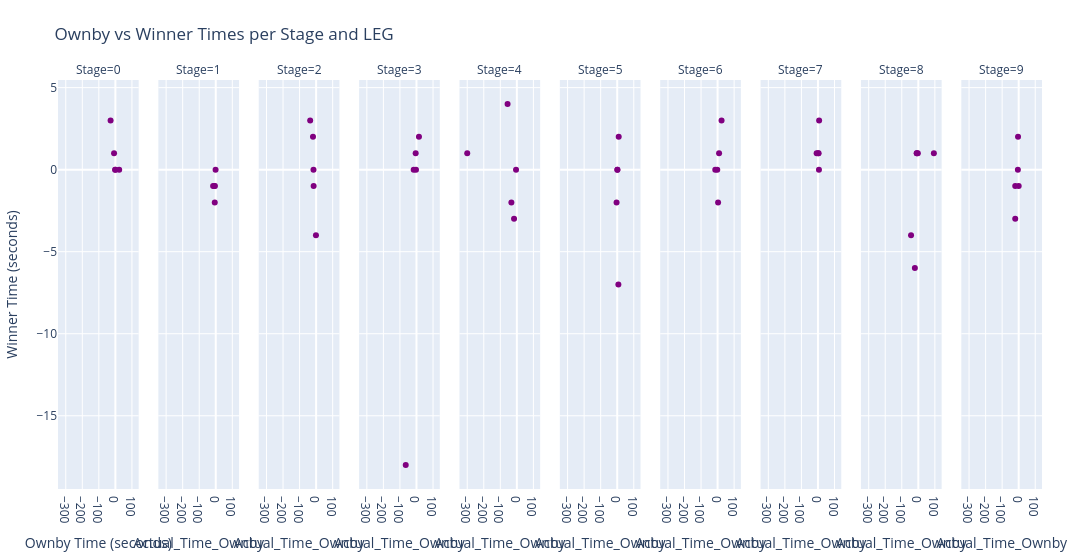

The notebook cell this image was saved under:
### Code cell
# 1️⃣ Extract Ownby times per Stage/Leg

# ownby_times = ownby_times.rename(columns={'Time':'OwnbyTime'})

# 2️⃣ Extract Winner times per Stage/Leg

# winner_times = winner_times.rename(columns={'Time':'WinnerTime'})

# 3️⃣ Merge Ownby and Winner times on Stage and Leg
paired_times = pd.merge(Ownby_Times_df, Winner_Times_df, on=['Stage','Leg'], how='inner', suffixes=('_Ownby', '_Winner'))

# 4️⃣ Plot scatter plot: Ownby on x, Winner on y
fig = px.scatter(
    paired_times,
    x='Actual_Time_Ownby',               # Ownby time on x-axis
    y='Actual_Time_Winner',               # Winner time on y-axis
    facet_col = 'Stage',
    # facet_row = 'Stage',
    # text='Stage',   # optional: label points with Stage
    hover_data=['Leg'],
    title="Ownby vs Winner Times per Stage and LEG",
    color_discrete_sequence=['purple']
)

# # 5️⃣ Add 45-degree reference line (equal times)
# fig.add_shape(
#     type="line",
#     x0=paired_times['Time_Ownby'].min(),
#     y0=paired_times['Time_Winner'].min(),
#     x1=paired_times['Time_Ownby'].max(),
#     y1=paired_times['Time_Winner'].max(),
#     line=dict(color="black", dash="dash"),
#     xref='x', yref='y'
# )

# Make axes equal scale
fig.update_layout(
    xaxis_title="Ownby Time (seconds)",
    yaxis_title="Winner Time (seconds)",
    # height=400 + 100*paired_times['Stage'].nunique(),  # adjust height for number of leg rows
    width=1200,
    margin=dict(l=50, r=50, t=80, b=50)
)
fig.show()

### Figure 1 — Plotly figure (JSON) as saved in the notebook; plotly's stock layout.template omitted (floating-point values rounded to 4 significant figures)
{"data": [{"customdata": [[1], [2], [3], [4], [5]], "hovertemplate": "Stage=0<br>Actual_Time_Ownby=%{x}<br>Actual_Time_Winner=%{y}<br>Leg=%{customdata[0]}<extra></extra>", "legendgroup": "", "marker": {"color": "purple", "symbol": "circle"}, "mode": "markers", "name": "", "orientation": "v", "showlegend": false, "type": "scatter", "x": [1.0, -2.0, -29.0, -8.0, 23.0], "xaxis": "x", "y": [0.0, 0.0, 3.0, 1.0, 0.0], "yaxis": "y"}, {"customdata": [[1], [2], [3], [4], [5]], "hovertemplate": "Stage=1<br>Actual_Time_Ownby=%{x}<br>Actual_Time_Winner=%{y}<br>Leg=%{customdata[0]}<extra></extra>", "legendgroup": "", "marker": {"color": "purple", "symbol": "circle"}, "mode": "markers", "name": "", "orientation": "v", "showlegend": false, "type": "scatter", "x": [-16.0, -6.0, -9.0, -1.0, -5.0], "xaxis": "x2", "y": [-1.0, -2.0, -1.0, 0.0, -1.0], "yaxis": "y2"}, {"customdata": [[1], [2], [3], [4], [5]], "hovertemplate": "Stage=2<br>Actual_Time_Ownby=%{x}<br>Actual_Time_Winner=%{y}<br>Leg=%{customdata[0]}<extra></extra>", "legendgroup": "", "marker": {"color": "purple", "symbol": "circle"}, "mode": "markers", "name": "", "orientation": "v", "showlegend": false, "type": "scatter", "x": [-1.0, -15.0, -16.0, -19.0, -36.0], "xaxis": "x3", "y": [-4.0, -1.0, 0.0, 2.0, 3.0], "yaxis": "y3"}, {"customdata": [[1], [2], [3], [4], [5]], "hovertemplate": "Stage=3<br>Actual_Time_Ownby=%{x}<br>Actual_Time_Winner=%{y}<br>Leg=%{customdata[0]}<extra></extra>", "legendgroup": "", "marker": {"color": "purple", "symbol": "circle"}, "mode": "markers", "name": "", "orientation": "v", "showlegend": false, "type": "scatter", "x": [-17.0, -3.0, -65.0, -5.0, 15.0], "xaxis": "x4", "y": [0.0, 0.0, -18.0, 1.0, 2.0], "yaxis": "y4"}, {"customdata": [[1], [2], [3], [4], [5]], "hovertemplate": "Stage=4<br>Actual_Time_Ownby=%{x}<br>Actual_Time_Winner=%{y}<br>Leg=%{customdata[0]}<extra></extra>", "legendgroup": "", "marker": {"color": "purple", "symbol": "circle"}, "mode": "markers", "name": "", "orientation": "v", "showlegend": false, "type": "scatter", "x": [-5.0, -33.0, -17.0, -300.0, -56.0], "xaxis": "x5", "y": [0.0, -2.0, -3.0, 1.0, 4.0], "yaxis": "y5"}, {"customdata": [[1], [2], [3], [4], [5]], "hovertemplate": "Stage=5<br>Actual_Time_Ownby=%{x}<br>Actual_Time_Winner=%{y}<br>Leg=%{customdata[0]}<extra></extra>", "legendgroup": "", "marker": {"color": "purple", "symbol": "circle"}, "mode": "markers", "name": "", "orientation": "v", "showlegend": false, "type": "scatter", "x": [9.0, 1.0, -4.0, 1.0, 7.0], "xaxis": "x6", "y": [2.0, 0.0, -2.0, 0.0, -7.0], "yaxis": "y6"}, {"customdata": [[1], [2], [3], [4], [5]], "hovertemplate": "Stage=6<br>Actual_Time_Ownby=%{x}<br>Actual_Time_Winner=%{y}<br>Leg=%{customdata[0]}<extra></extra>", "legendgroup": "", "marker": {"color": "purple", "symbol": "circle"}, "mode": "markers", "name": "", "orientation": "v", "showlegend": false, "type": "scatter", "x": [-2.0, 3.0, -14.0, 9.0, 24.0], "xaxis": "x7", "y": [0.0, -2.0, 0.0, 1.0, 3.0], "yaxis": "y7"}, {"customdata": [[1], [2], [3], [4], [5]], "hovertemplate": "Stage=7<br>Actual_Time_Ownby=%{x}<br>Actual_Time_Winner=%{y}<br>Leg=%{customdata[0]}<extra></extra>", "legendgroup": "", "marker": {"color": "purple", "symbol": "circle"}, "mode": "markers", "name": "", "orientation": "v", "showlegend": false, "type": "scatter", "x": [1.0, -8.0, 4.0, 6.0, 7.0], "xaxis": "x8", "y": [1.0, 1.0, 1.0, 0.0, 3.0], "yaxis": "y8"}, {"customdata": [[1], [2], [3], [4], [5], [6]], "hovertemplate": "Stage=8<br>Actual_Time_Ownby=%{x}<br>Actual_Time_Winner=%{y}<br>Leg=%{customdata[0]}<extra></extra>", "legendgroup": "", "marker": {"color": "purple", "symbol": "circle"}, "mode": "markers", "name": "", "orientation": "v", "showlegend": false, "type": "scatter", "x": [-3.0, 94.0, -9.0, -44.0, -21.0, -10.0], "xaxis": "x9", "y": [1.0, 1.0, 1.0, -4.0, -6.0, 1.0], "yaxis": "y9"}, {"customdata": [[1], [2], [3], [4], [5]], "hovertemplate": "Stage=9<br>Actual_Time_Ownby=%{x}<br>Actual_Time_Winner=%{y}<br>Leg=%{customdata[0]}<extra></extra>", "legendgroup": "", "marker": {"color": "purple", "symbol": "circle"}, "mode": "markers", "name": "", "orientation": "v", "showlegend": false, "type": "scatter", "x": [-5.0, -21.0, 0.0, -21.0, -4.0], "xaxis": "x10", "y": [0.0, -3.0, -1.0, -1.0, 2.0], "yaxis": "y10"}], "layout": {"annotations": [{"font": {}, "showarrow": false, "text": "Stage=0", "x": 0.041, "xanchor": "center", "xref": "paper", "y": 1, "yanchor": "bottom", "yref": "paper"}, {"font": {}, "showarrow": false, "text": "Stage=1", "x": 0.143, "xanchor": "center", "xref": "paper", "y": 1, "yanchor": "bottom", "yref": "paper"}, {"font": {}, "showarrow": false, "text": "Stage=2", "x": 0.245, "xanchor": "center", "xref": "paper", "y": 1, "yanchor": "bottom", "yref": "paper"}, {"font": {}, "showarrow": false, "text": "Stage=3", "x": 0.347, "xanchor": "center", "xref": "paper", "y": 1, "yanchor": "bottom", "yref": "paper"}, {"font": {}, "showarrow": false, "text": "Stage=4", "x": 0.449, "xanchor": "center", "xref": "paper", "y": 1, "yanchor": "bottom", "yref": "paper"}, {"font": {}, "showarrow": false, "text": "Stage=5", "x": 0.551, "xanchor": "center", "xref": "paper", "y": 1, "yanchor": "bottom", "yref": "paper"}, {"font": {}, "showarrow": false, "text": "Stage=6", "x": 0.653, "xanchor": "center", "xref": "paper", "y": 1, "yanchor": "bottom", "yref": "paper"}, {"font": {}, "showarrow": false, "text": "Stage=7", "x": 0.755, "xanchor": "center", "xref": "paper", "y": 1, "yanchor": "bottom", "yref": "paper"}, {"font": {}, "showarrow": false, "text": "Stage=8", "x": 0.857, "xanchor": "center", "xref": "paper", "y": 1, "yanchor": "bottom", "yref": "paper"}, {"font": {}, "showarrow": false, "text": "Stage=9", "x": 0.959, "xanchor": "center", "xref": "paper", "y": 1, "yanchor": "bottom", "yref": "paper"}], "legend": {"tracegroupgap": 0}, "margin": {"b": 50, "l": 50, "r": 50, "t": 80}, "title": {"text": "Ownby vs Winner Times per Stage and LEG"}, "width": 1200, "xaxis": {"anchor": "y", "domain": [0, 0.082], "title": {"text": "Ownby Time (seconds)"}}, "xaxis10": {"anchor": "y10", "domain": [0.918, 1], "matches": "x", "title": {"text": "Actual_Time_Ownby"}}, "xaxis2": {"anchor": "y2", "domain": [0.102, 0.184], "matches": "x", "title": {"text": "Actual_Time_Ownby"}}, "xaxis3": {"anchor": "y3", "domain": [0.204, 0.286], "matches": "x", "title": {"text": "Actual_Time_Ownby"}}, "xaxis4": {"anchor": "y4", "domain": [0.306, 0.388], "matches": "x", "title": {"text": "Actual_Time_Ownby"}}, "xaxis5": {"anchor": "y5", "domain": [0.408, 0.49], "matches": "x", "title": {"text": "Actual_Time_Ownby"}}, "xaxis6": {"anchor": "y6", "domain": [0.51, 0.592], "matches": "x", "title": {"text": "Actual_Time_Ownby"}}, "xaxis7": {"anchor": "y7", "domain": [0.612, 0.694], "matches": "x", "title": {"text": "Actual_Time_Ownby"}}, "xaxis8": {"anchor": "y8", "domain": [0.714, 0.796], "matches": "x", "title": {"text": "Actual_Time_Ownby"}}, "xaxis9": {"anchor": "y9", "domain": [0.816, 0.898], "matches": "x", "title": {"text": "Actual_Time_Ownby"}}, "yaxis": {"anchor": "x", "domain": [0, 1], "title": {"text": "Winner Time (seconds)"}}, "yaxis10": {"anchor": "x10", "domain": [0, 1], "matches": "y", "showticklabels": false}, "yaxis2": {"anchor": "x2", "domain": [0, 1], "matches": "y", "showticklabels": false}, "yaxis3": {"anchor": "x3", "domain": [0, 1], "matches": "y", "showticklabels": false}, "yaxis4": {"anchor": "x4", "domain": [0, 1], "matches": "y", "showticklabels": false}, "yaxis5": {"anchor": "x5", "domain": [0, 1], "matches": "y", "showticklabels": false}, "yaxis6": {"anchor": "x6", "domain": [0, 1], "matches": "y", "showticklabels": false}, "yaxis7": {"anchor": "x7", "domain": [0, 1], "matches": "y", "showticklabels": false}, "yaxis8": {"anchor": "x8", "domain": [0, 1], "matches": "y", "showticklabels": false}, "yaxis9": {"anchor": "x9", "domain": [0, 1], "matches": "y", "showticklabels": false}}}
